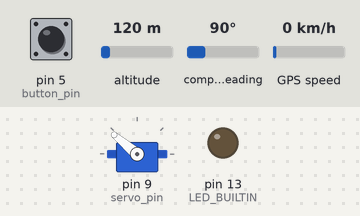
A sketch run on a simulated Arduino Uno, built with avr-gcc and run on an emulated ATmega328P. Parts: servo, output pins drawn as LEDs (lit = HIGH). The inputs (shaded band) are chosen by the test bench; at power-on: pin 5 (button_pin) HIGH, altitude 120 m, compass heading 90°, GPS speed 0 km/h. The GPS gets a fix after 3 s at 37.7749, -122.4194 with 8 satellites.

Above: at 1.2 s.
1.3 s: pin 5 (button_pin) pulled LOW for 0.15 s
At 2.0 s:
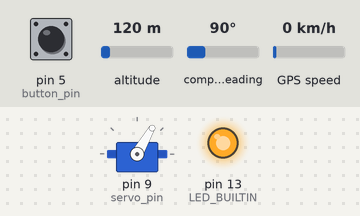
2.9 s: pin 5 (button_pin) pulled LOW for 1 s
At 4.5 s:
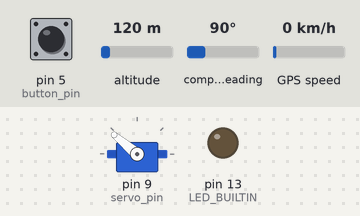
5.4 s: pin 5 (button_pin) pulled LOW for 3.2 s
At 9.3 s:
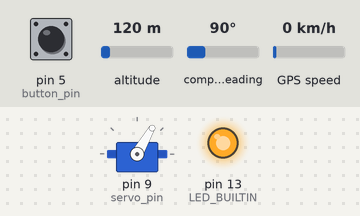
Timing chart, 0 to 10.8 s (numbered marks = the images above; inputs shaded):
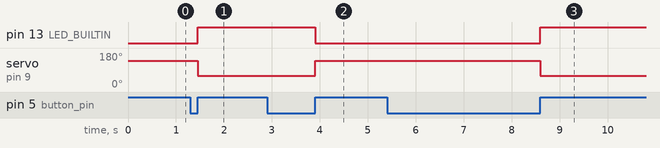

Measured:
- after the input at 1.3 s, pin 13 (LED_BUILTIN): LOW → HIGH after 0.15 s; servo on pin 9 (servo_pin): 140° → 60° after 0.15 s
- after the input at 2.9 s, pin 13 (LED_BUILTIN): HIGH → LOW after 1.0 s; servo on pin 9 (servo_pin): 60° → 140° after 1.0 s
- after the input at 5.4 s, pin 13 (LED_BUILTIN): LOW → HIGH after 3.2 s; servo on pin 9 (servo_pin): 140° → 60° after 3.2 s

The sketch:

GPS_Gripper.ino
```cpp
/*
 * GPS_Gripper.ino
 *
 * Release the contents of a gripper when within proximity of given GPS
 * coordinates.
 *
 * Code Repo: https://github.com/jrleeman/Drone-Gripper
 *
 * NeceSerialary External Libraries:
 * https://github.com/mikalhart/TinyGPSPlus
 *
*/

#include <TinyGPS++.h>
#include <Servo.h>

// Variables and defines
#define servo_pin 9 // Change for your setup/board
#define button_pin 5 // Change for your setup/board

// Drop point
double target_latitude = 40.236684;
double target_longitude = -105.005942;
double drop_tolerance = 10.0; // meters

// Variable Declarations
bool gripper_is_closed = false;
int gripper_closed_position = 60;
int gripper_open_position = 140;

// Create object instances
TinyGPSPlus gps;
Servo gripperServo;

void setup() {
  pinMode(button_pin, INPUT_PULLUP);
  pinMode(LED_BUILTIN, OUTPUT);

  gripperServo.attach(servo_pin);

  Serial.begin(4800); // Startup serial

  // Start with the gripper open
  digitalWrite(LED_BUILTIN, LOW);
  gripperServo.write(gripper_open_position);
}

void loop() {
  // If there is a valid GPS meSerialage, check if we are in drop position
  while (Serial.available() > 0){
    if (gps.encode(Serial.read())){
      // Compare drop position to the current position
      double distance_to_target =
        TinyGPSPlus::distanceBetween(
          gps.location.lat(),
          gps.location.lng(),
          target_latitude,
          target_longitude);
      if (distance_to_target<=drop_tolerance){
        // Time to drop! Toggle gripper position and shutdown.
        toggleGripper();
        shutdown();
      }
    }
  }

  // Check if the button is preSerialed to toggle the gripper state
  if (digitalRead(button_pin)==LOW) {
    delay(100); // Naive debounce
    while(digitalRead(button_pin)==LOW) {
    }
    toggleGripper();
  }
}


void toggleGripper() {
  // Change the gripper state to whatever it isn't currently.
  if (gripper_is_closed == true){
    gripperServo.write(gripper_open_position);
    digitalWrite(LED_BUILTIN, LOW);
    gripper_is_closed = false;
  }
  else {
    gripperServo.write(gripper_closed_position);
    digitalWrite(LED_BUILTIN, HIGH);
    gripper_is_closed = true;
  }
}


void shutdown(){
  // Spin forever
  while(true){
  }
}
```
